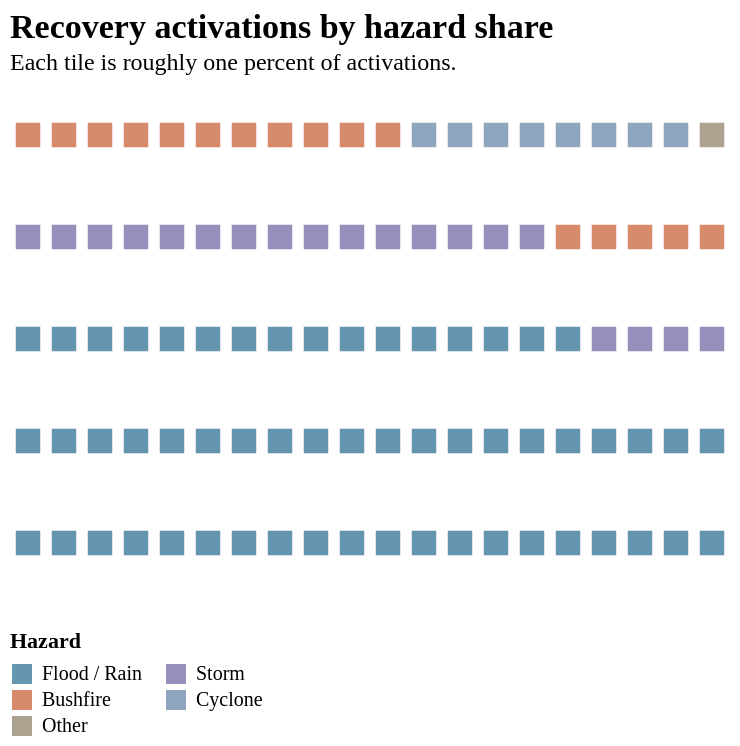

The Vega-Lite source for this figure:
### Vega-Lite specification from a JSON file in a GitHub repository (floating-point values rounded to 4 significant figures)
{"$schema": "https://vega.github.io/schema/vega-lite/v5.json", "width": 360, "height": 255, "title": {"text": "Recovery activations by hazard share", "subtitle": "Each tile is roughly one percent of activations."}, "data": {"sequence": {"start": 0, "stop": 100, "step": 1, "as": "tile"}}, "transform": [{"calculate": "datum.tile < 56 ? 'Flood / Rainfall' : datum.tile < 75 ? 'Storm' : datum.tile < 91 ? 'Bushfire' : datum.tile < 99 ? 'Cyclone / Tropical Low' : 'Other'", "as": "hazard_group"}, {"calculate": "datum.hazard_group == 'Flood / Rainfall' ? 3377 : datum.hazard_group == 'Storm' ? 1132 : datum.hazard_group == 'Bushfire' ? 954 : datum.hazard_group == 'Cyclone / Tropical Low' ? 458 : 72", "as": "activations"}, {"calculate": "datum.hazard_group == 'Flood / Rainfall' ? '56%' : datum.hazard_group == 'Storm' ? '19%' : datum.hazard_group == 'Bushfire' ? '16%' : datum.hazard_group == 'Cyclone / Tropical Low' ? '8%' : '1%'", "as": "share"}, {"calculate": "datum.tile % 20", "as": "x"}, {"calculate": "floor(datum.tile / 20)", "as": "y"}], "mark": {"type": "square", "size": 150, "filled": true}, "encoding": {"x": {"field": "x", "type": "ordinal", "axis": null}, "y": {"field": "y", "type": "ordinal", "sort": "descending", "axis": null}, "color": {"field": "hazard_group", "type": "nominal", "title": "Hazard", "scale": {"domain": ["Flood / Rainfall", "Storm", "Bushfire", "Cyclone / Tropical Low", "Other"], "range": ["#246a8d", "#6c5f9f", "#c85a2e", "#5f7fa3", "#8b7a62"]}, "legend": {"orient": "bottom", "columns": 2, "labelExpr": "datum.label == 'Flood / Rainfall' ? 'Flood / Rain' : datum.label == 'Cyclone / Tropical Low' ? 'Cyclone' : datum.label"}}, "tooltip": [{"field": "hazard_group", "type": "nominal", "title": "Hazard"}, {"field": "share", "type": "nominal", "title": "Approx. share"}, {"field": "activations", "type": "quantitative", "title": "Activations", "format": ","}]}, "config": {"background": null, "legend": {"labelFont": "Trebuchet MS", "titleFont": "Trebuchet MS"}, "title": {"font": "Georgia", "fontSize": 17, "subtitleFont": "Trebuchet MS", "subtitleFontSize": 12, "anchor": "start"}, "view": {"stroke": null}}}
